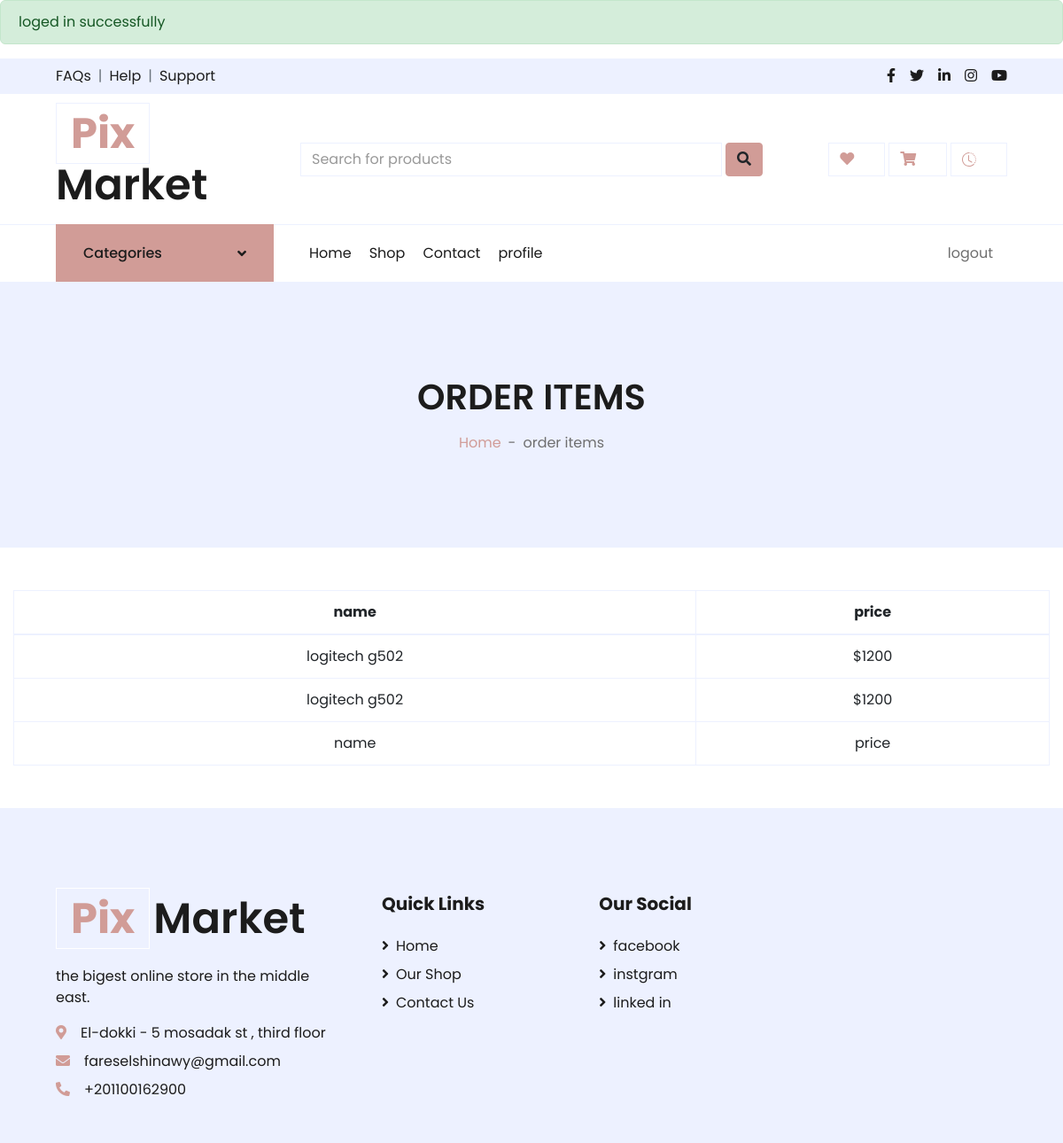
Page /index.php?page=order_items&id=34 (signed in) on the committed database.
### tables this page shows
CREATE TABLE `order_items` (
  `order_item_id` int(10) UNSIGNED NOT NULL,
  `order_id` int(10) UNSIGNED NOT NULL,
  `product_id` int(10) UNSIGNED NOT NULL,
  `color_id` int(10) UNSIGNED NOT NULL
);

CREATE TABLE `products` (
  `pro_id` int(10) UNSIGNED NOT NULL,
  `pro_name` varchar(30) NOT NULL,
  `description` varchar(200) NOT NULL,
  `image` varchar(100) NOT NULL,
  `cate_id` int(10) UNSIGNED NOT NULL,
  `brand_id` int(10) UNSIGNED NOT NULL,
  `count` int(10) UNSIGNED DEFAULT NULL,
  `price` int(10) UNSIGNED DEFAULT NULL,
  `solded_out` int(10) UNSIGNED DEFAULT NULL
);

### shop/core/validation.php (called while the page is built, shortened)
<?php
    function sanitize_input($input){
        return trim(htmlspecialchars(htmlentities($input)));
    }

### shop/core/order_func.php (called while the page is built, shortened)
<?php
function get_order_items_by_order_id_only($conn,$id){
    $sql = "SELECT products.pro_id , products.pro_name , products.price , order_items.order_item_id FROM  pix.order_items , pix.products WHERE '$id' = order_items.order_id AND order_items.product_id = products.pro_id";
    $result = mysqli_query($conn,$sql);
    return $result ;
}

### shop/order_items.php (the view, shortened to what this page needs)
<?php
    require_once 'inc/page_header_title.php';
    require_once 'shop/core/order_func.php';
    ?>
    <div class="container-fluid">
            <table class="table table-bordered text-center" id="dataTable" width="100%" cellspacing="0">
                <thead>
                    <tr>
                        <th>name</th>
                        <th>price</th>
                    </tr>
                </thead>
                <tfoot>
                    <td>name</td>
                    <td>price</td>
                </tfoot>
                    <tbody>
                        <?php
                            if(isset($_GET['id'])):
                                $id = sanitize_input($_GET['id']);
                                $data = get_order_items_by_order_id_only($conn,$id);
                                if(!empty($data)):
                            while($row = mysqli_fetch_assoc($data)):
                        ?>
                            <tr>
                                <td><?= $row['pro_name'] ?></td>
                                <td>$<?= $row['price'] ?></td>
                            </tr>
                            <?php endwhile; ?>
                            <?php endif; ?>
                            <?php endif; ?>
                </tbody>
            </table>
</div>

### rows in the picture
order_items: product.pro_name "logitech g502", product.price "1200"
order_items: product.pro_name "logitech g502", product.price "1200"

### other values in the picture
$_SESSION['success'] "loged in successfully"
$page_h1 "ORDER ITEMS"
$page_name "order items"
